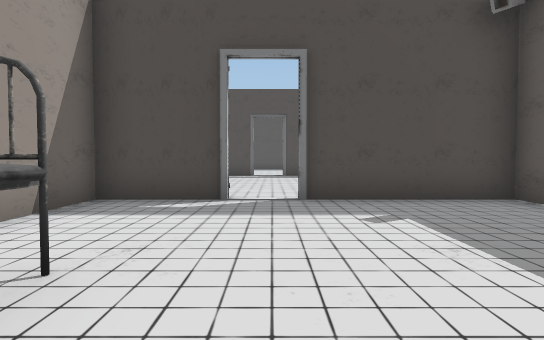
View 1 (above)

21 first-person views from a walk through a 3-D level made in the Unity game engine. The camera is 1.4 m above the floor, tilts 2° down and sees 80° across. Doors are open. The floor is counted in squares, 2 m on a side. Each view is taken from the middle of a square. On the plan, view 1 faces up. The plan holds only what a view shows up to about 10 squares ahead; the rest is blank. The place goes on beyond the plan. Some surface patterns are stand-ins.

View 2
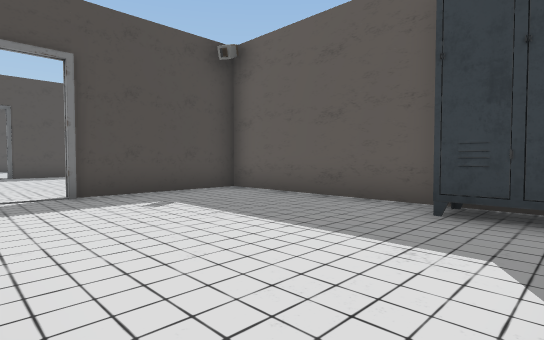

View 3
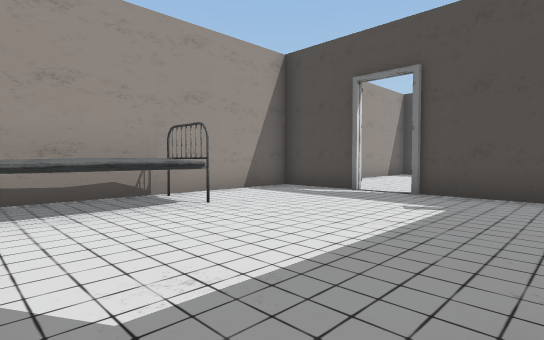

View 4
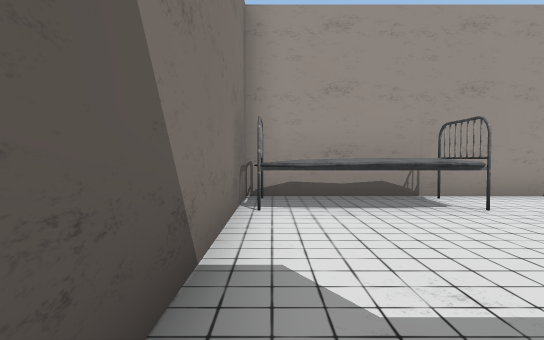

View 5
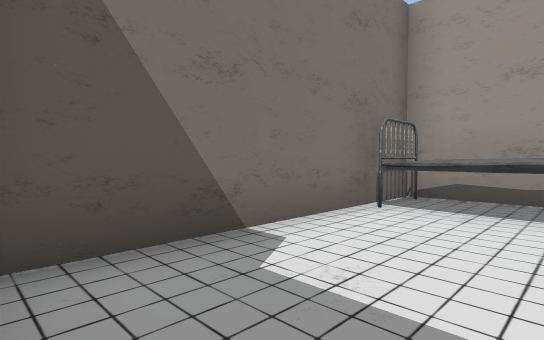

View 6
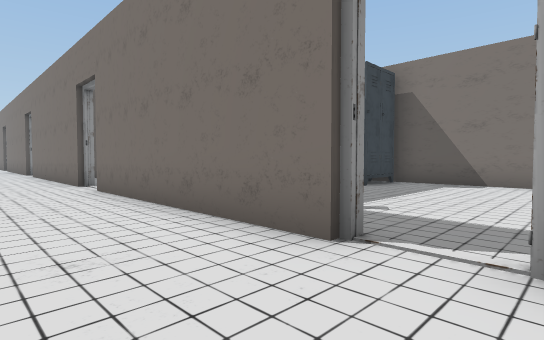

View 7
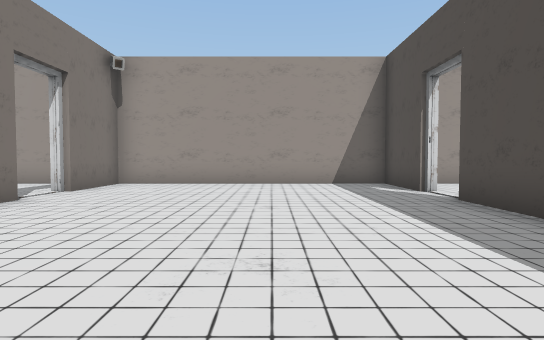

View 8
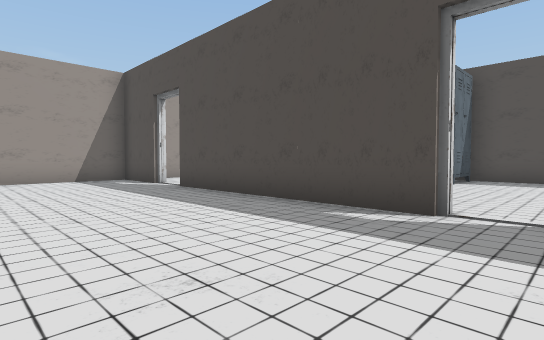

View 9
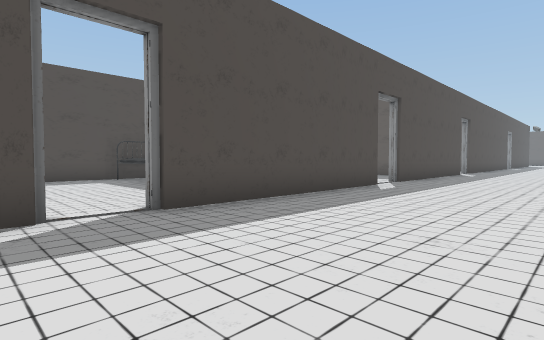

View 10
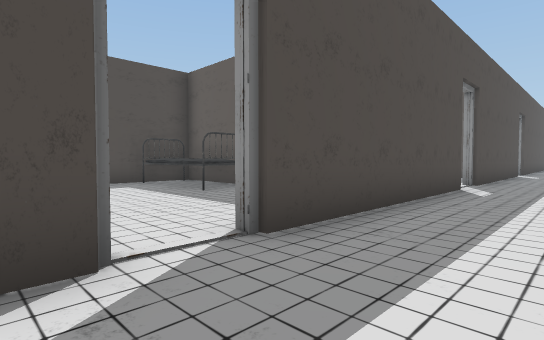

View 11
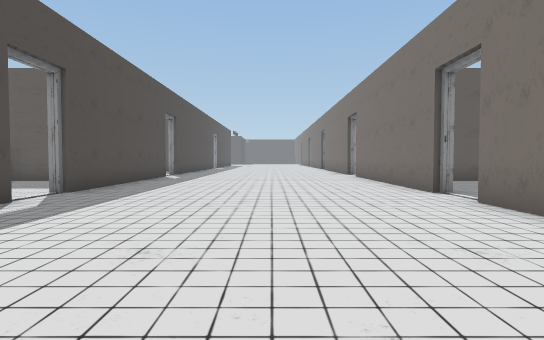

View 12
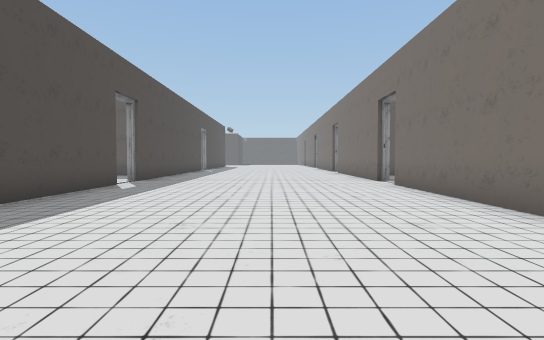

View 13
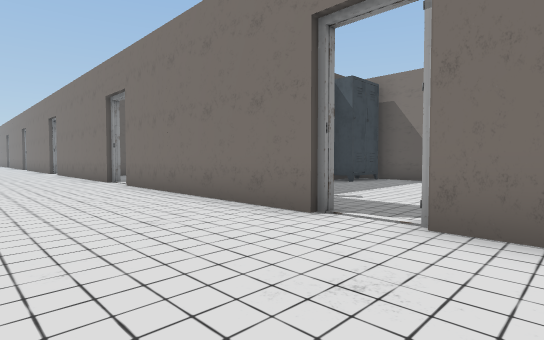

View 14
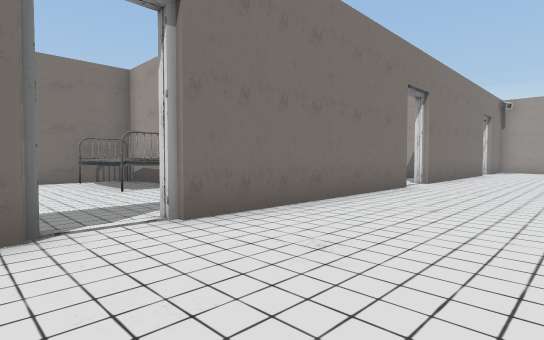

View 15
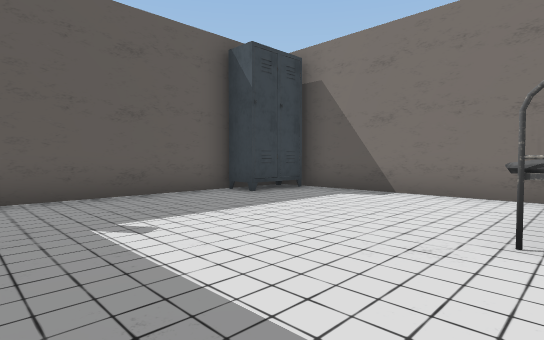

View 16
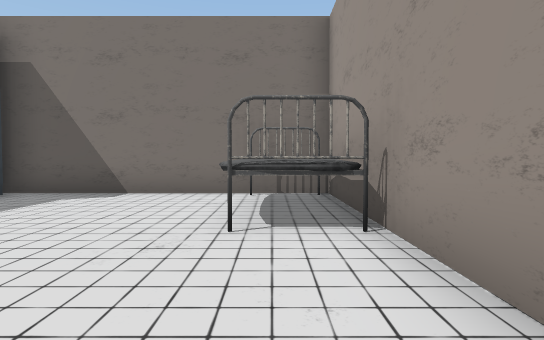

View 17
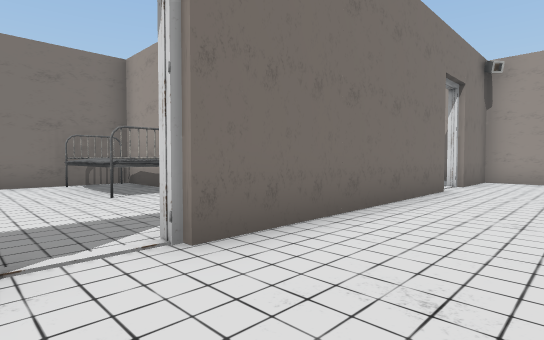

View 18
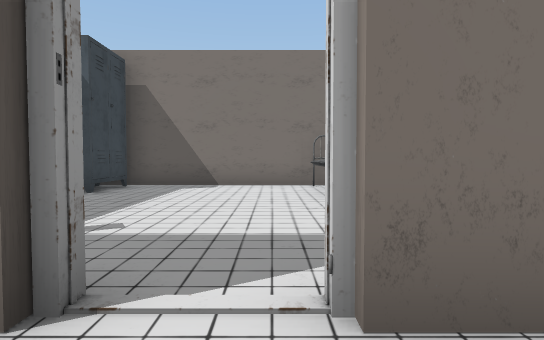

View 19
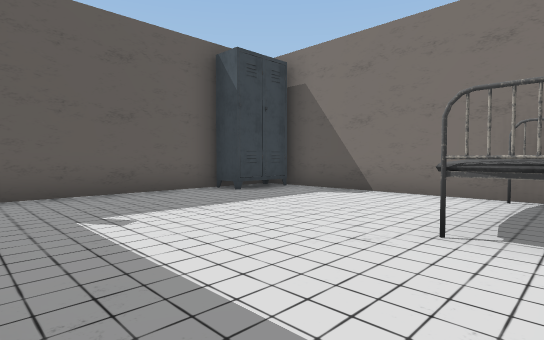

View 20
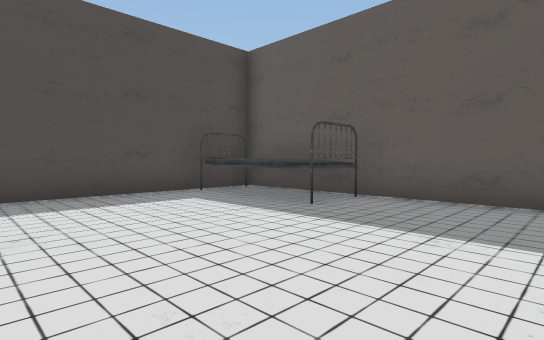

View 21
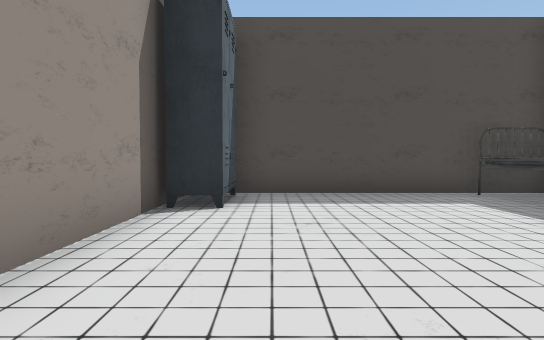

### Floor plan
Points are (right, up) in squares from view 1. A wall is a line through its corners. A room is listed if a view was taken in it or the views show most of it. See-through windows are left out.
Room 1 (views 1, 2, 3, 4, 5)
walls: (4.1, 1.1) (4.1, 5.5) (0.4, 5.5); (-0.6, 5.5) (-3.1, 5.5); (-3, 5.9) (-3, -1.5) (3.4, -1.5)
ways out: open door at (0, 5.5) to room 2; opening at (4, 1) to room 4
objects: other object (-2, -1); other object (-2, 0) to (-2, 1); other object (-2, 2); other object (3, 0)
Room 2 (views 6, 7, 8, 9, 10, 11, 12, 13, 14, 17, 18)
walls: (14.2, 13.1) (7.9, 13.1); (6.8, 13.1) (0.5, 13.1); (7.9, 5.7) (14.3, 5.7); (15.4, 5.7) (21.8, 5.7); (21.6, 13.1) (15.4, 13.1); (0.4, 5.7) (6.8, 5.7); (-0.8, 13.1) (-3, 13.1) (-3, 5.9); (22.9, 5.7) (23.9, 5.7); (-3.1, 5.7) (-0.6, 5.7)
ways out: open door at (0, 5.5) to room 1; open door at (15, 5.5) to room 3; open door at (7.3, 5.7) to room 4; open door at (7.5, 13) to room 5; open door at (0, 13); open door at (15, 13); open door at (22.3, 5.7); open door at (22.5, 13)
Room 3 (views 15, 16)
walls: (19.1, 0.2) (19.1, 4.5); (11.9, 3.8) (11.9, -1.5) (18.5, -1.5)
ways out: open door at (15, 5.5) to room 2; opening at (19, 1)
objects: other object (13, -1); other object (13, 0) to (13, 1); other object (13, 2); other object (18, 0)
Room 4 (view 19)
walls: (4.4, 0.5) (4.4, -1.5) (11, -1.5); (11.6, 0.2) (11.6, 4.5)
ways out: opening at (4, 1) to room 1; open door at (7.3, 5.7) to room 2
objects: other object (5, -1) to (6, -1); other object (5, 0) to (6, 1); other object (5, 2) to (6, 2); other object (11, -1) to (11, 0)
Room 5 (views 20, 21)
walls: (4.4, 19) (4.4, 15.9); (11.6, 14.4) (11.6, 20.5) (5.2, 20.5)
ways out: open door at (7.5, 13) to room 2; opening at (12, 18)
objects: other object (5, 19); other object (10, 17) to (11, 17); other object (10, 18) to (11, 20); other object (11, 20)

Where each view was taken, in squares from view 1:
view 1: 0 up, 0 right, facing up
view 2: 1 down, 1 left, facing up-right
view 3: 1 down, 3 right, facing up-left
view 4: 1 down, 3 right, facing left
view 5: 1 up, 3 right, facing down-left
view 6: 8 up, 1 left, facing down-right
view 7: 10 up, 6 right, facing left
view 8: 9 up, 8 right, facing up-left
view 9: 9 up, 6 right, facing up-right
view 10: 11 up, 6 right, facing up-right
view 11: 9 up, 9 right, facing right
view 12: 9 up, 13 right, facing right
view 13: 9 up, 13 right, facing down-right
view 14: 9 up, 16 right, facing down-left
view 15: 5 up, 13 right, facing down-right
view 16: 5 up, 13 right, facing down
view 17: 8 up, 8 right, facing down-left
view 18: 7 up, 7 right, facing down
view 19: 5 up, 5 right, facing down-right
view 20: 14 up, 6 right, facing up-right
view 21: 14 up, 6 right, facing up
